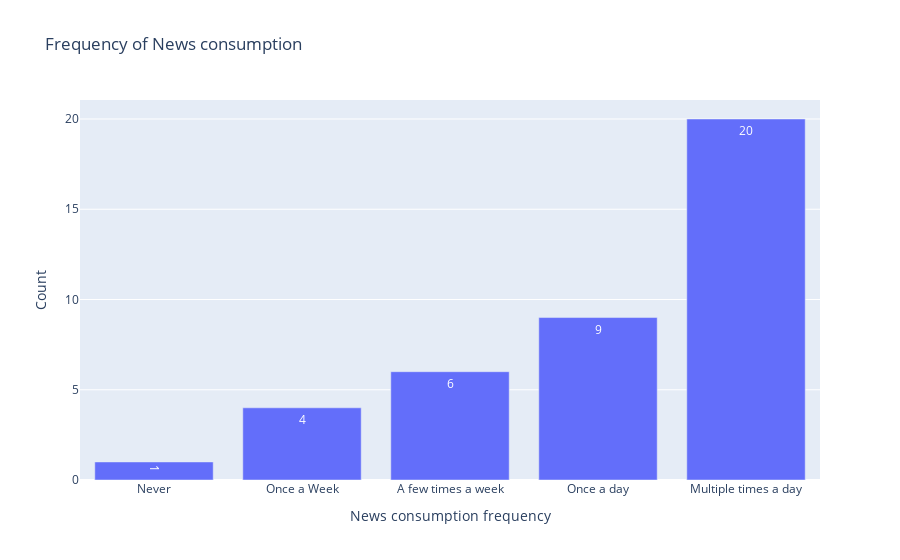

The notebook cell this image was saved under:
### Code cell
px.bar(data.groupby(['news_frequency']).size().reset_index(name="count").sort_values(by=['count']), 'news_frequency', 'count', text_auto=True, labels={'news_frequency':'News consumption frequency', "count": "Count"}, title="Frequency of News consumption")

### Figure 1 — Plotly figure (JSON) as saved in the notebook; plotly's stock layout.template omitted (floating-point values rounded to 4 significant figures)
{"data": [{"alignmentgroup": "True", "hovertemplate": "News consumption frequency=%{x}<br>Count=%{y}<extra></extra>", "legendgroup": "", "marker": {"color": "#636efa", "pattern": {"shape": ""}}, "name": "", "offsetgroup": "", "orientation": "v", "showlegend": false, "textposition": "auto", "texttemplate": "%{y}", "type": "bar", "x": ["Never", "Once a Week", "A few times a week", "Once a day", "Multiple times a day"], "xaxis": "x", "y": [1, 4, 6, 9, 20], "yaxis": "y"}], "layout": {"barmode": "relative", "legend": {"tracegroupgap": 0}, "title": {"text": "Frequency of News consumption"}, "xaxis": {"anchor": "y", "domain": [0, 1], "title": {"text": "News consumption frequency"}}, "yaxis": {"anchor": "x", "domain": [0, 1], "title": {"text": "Count"}}}}
